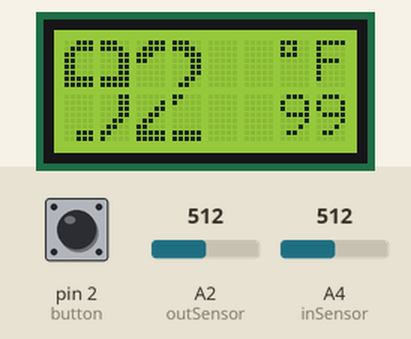
Bench run of a sketch on a simulated Arduino Uno, built with avr-gcc and run on an emulated ATmega328P. Shown: 8×2 character LCD. The inputs (shaded band) are chosen by the test bench; at power-on: pin 2 (button) HIGH, A2 (outSensor) = 512, A4 (inSensor) = 512.

Above: at 1.2 s.
1.3 s: pin 2 (button) pulled LOW for 0.15 s
At 1.7 s:
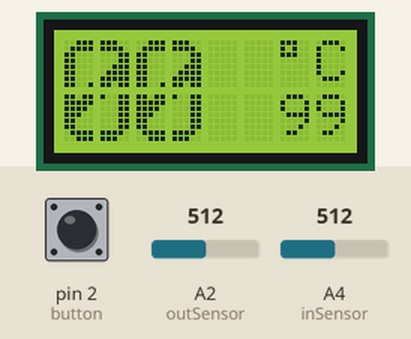
2.9 s: A2 (outSensor) set to 716
At 4.1 s:
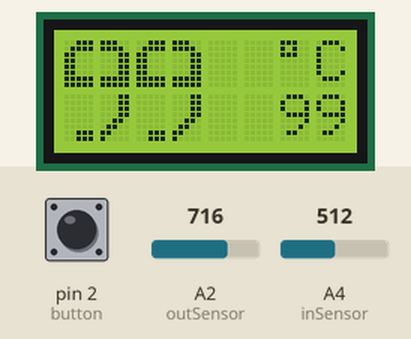
4.4 s: A2 (outSensor) set to 520
At 5.6 s:
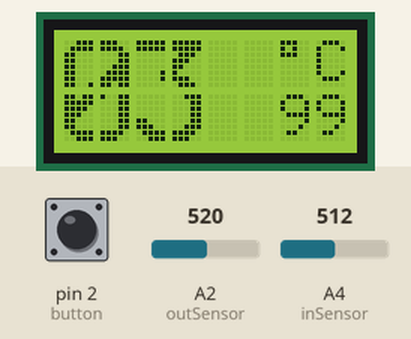
5.9 s: A2 (outSensor) set to 494
At 6.7 s:
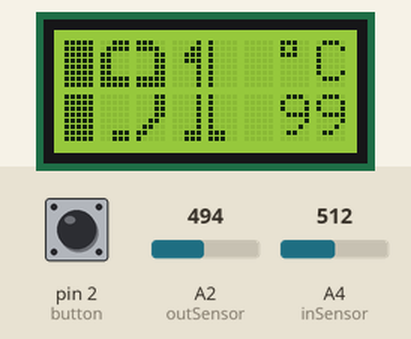
7.4 s: pin 2 (button) pulled LOW for 1 s
At 7.42 s:
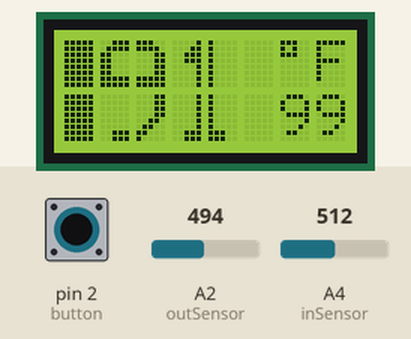
9.9 s: A4 (inSensor) set to 122
At 10.8 s:
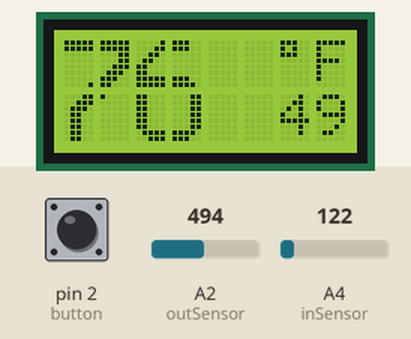
Timing chart, 0 to 12.4 s (numbered marks = the images above; inputs shaded):
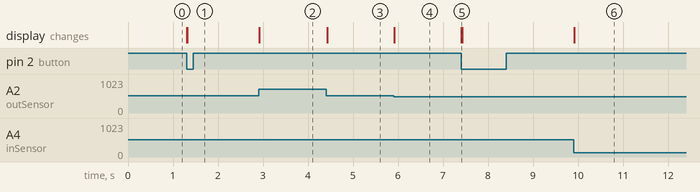

Measured:
- the behaviour switches between 512 and 511 on A2 (outSensor) (found by bisection; images 3 and 4)
- after the input at 1.3 s, the display: first changes at once (image 1 shows a later state)
- after the input at 2.9 s, the display: changes at once (image 2)
- after the input at 4.4 s, the display: changes at once (image 3)
- after the input at 5.9 s, the display: changes at once (image 4)
- after the input at 7.4 s, the display: changes at once (image 5)
- after the input at 9.9 s, the display: changes at once (image 6)

The sketch:

TempSensor.ino
```cpp
#include <LiquidCrystal.h>
#include <LowPower.h>
#include "NumbersData.h"
#include "DebugUtils.h"

//flags for modes
/*this flag turns on the interior
temp display section. To use the on board
sensor if intTempDisp is off, switch in and out
sensor pin declarations.*/
#define intTempDisp
//Debug mode is in the DebugUtils.h file
//to enable debug mode, uncomment line 1

//pin declarations
const int button = 2;
const int inSensor = A4;
const int outSensor = A2;
const int lcdRs = 3;
const int lcdEn = 4;
const int lcd4 = 5;
const int lcd5 = 6;
const int lcd6 = 9;
const int lcd7 = 8;
LiquidCrystal lcd(lcdRs, lcdEn, lcd4, lcd5, lcd6, lcd7);

void setup() {
  //start serial monitor if debug on
  DEBUG_BEGIN(9600);

  //set up pins
  pinMode(button, INPUT_PULLUP);
  pinMode(inSensor, INPUT);
  pinMode(outSensor, INPUT);
  pinMode(lcdRs, OUTPUT);
  pinMode(lcdEn, OUTPUT);
  pinMode(lcd4, OUTPUT);
  pinMode(lcd5, OUTPUT);
  pinMode(lcd6, OUTPUT);
  pinMode(lcd7, OUTPUT);

  //start the lcd
  lcd.begin(8,2);
  lcd.clear();
  lcd.noBlink();

  //set interrupt for button press
  attachInterrupt(digitalPinToInterrupt(button), changeUnit, FALLING);
}

boolean unitF = true;

void loop() {
  //read sensor and store temps
  float tempOut = analogRead(outSensor) * (5.0/1024.0);
  tempOut = ((tempOut - .5)*100.0);
  if(unitF){
    tempOut = (tempOut * 9.0/5.0) + 32.0;
  }

  //#if for the interior temp flag
  #if defined(intTempDisp)
    float inTemp = 0;
    inTemp = analogRead(inSensor) * (5.0/1024.0);
    inTemp = ((inTemp - .5)*100.0);
    if(unitF){
      inTemp = (inTemp * 9.0/5.0) + 32.0;
    }
    writeInTemp((int)inTemp);
  #endif

  //Get the different digits in an array
  int *outDigits = getValues((int)tempOut);

  //debug output TODO Figure the macro part out
  DEBUG_PRINTLN("Outside temp sensor: " + (String)tempOut);
  DEBUG_PRINT("Split Digits: ");
  DEBUG_PRINT(outDigits[0]);
  DEBUG_PRINT(outDigits[1]);
  DEBUG_PRINTLN(outDigits[2]);

  //write screen every iteration incase of temp change, will sleep for a while to cut power.
  writeScreen(outDigits);

  #ifndef DEBUG
    //Can sleep while waiting for an update if the screen doesn't need updated continuously.
    if(tempOut < 102){
      //low power mode for 8 seconds (max for the 328P)
      LowPower.idle(SLEEP_8S, ADC_OFF, TIMER2_OFF, TIMER1_OFF, TIMER0_OFF,
                  SPI_OFF, USART0_OFF, TWI_OFF);
    }
  #endif
}

//split number into separate digits
int * getValues(int orig){
  //allocate memory to store the split digits
  int* digits = new int [3];

  //if negative, first value is -1
  if(orig < 0){
    digits[0] = -1;
    orig *= -1;
  }else{
    digits[0] = 0;
  }
  for(int i=2; i>=0; --i){
    digits[i] = orig % 10;
    orig /= 10;
  }
  return digits;
}

void changeUnit(){
  //switch the unit flag when button pressed
  unitF = !unitF;
}

void writeScreen(int outDig[]){
  //setting up the custom chars
  //offset for a negative sign or another digit
  int prefixOffset = 0;

  //first digit in array will be a zero if not needed.
  if(outDig[0] == 1){
    //3 digits
    //display the first digit as a vertical line
    for(int i=0; i<=1; ++i){
      lcd.setCursor(0,i);
      lcd.write(0xFFFF);
    }
    ++prefixOffset;
  }else if(outDig[0] == -1){
    //display a negative sign and increase offset.
    lcd.setCursor(0,0);
    lcd.print("_");
    ++prefixOffset;
  }
  //2 digits
  //create the custom characters
  int charNum = 0;
  for(int i=1; i<3; ++i){
    for(int j=0; j<4; ++j){
      lcd.createChar(charNum, nums[outDig[i]][j]);
      ++charNum;
    }
  }

  //display the custom characters
  //charNum is for which byte needs chosen
  charNum = 0;
  //for 2 digits, increases by 2 to shift over a number space
  for(int i=0; i<3; i+=2){
    //j controls which row to place in
    for(int j=0; j<=1; ++j){
      //k is which column, which is added with i to offset a number, plus the prefix offset.
      for(int k=0; k<=1; ++k){
        lcd.setCursor(k+i+prefixOffset, j);
        //write the byte to the display and increment
        lcd.write(byte(charNum));
        ++charNum;
      }
    }
  }

  //clear the blank sections of the screen
  //in case switched from a 3 digit to 2 digit num
  if(prefixOffset == 0){
    for(int i=prefixOffset + 4; i<=5; ++i){
      for(int j=0; j<=1; ++j){
        lcd.setCursor(i, j);
        lcd.print(" ");
      }
    }
  }

  //clear the memory
  delete[] outDig;
  outDig = NULL;

  //add the units display
  lcd.setCursor(6,0);
  lcd.print((char)223);
  lcd.setCursor(7,0);
  if(unitF)
    lcd.write("F");
  else
    lcd.write("C");
}

#if defined(intTempDisp)
  void writeInTemp(int inTemp){
    DEBUG_PRINT("Interior temp: ");
    DEBUG_PRINTLN(inTemp);
    DEBUG_PRINTLN();
    //add the interior temp to screen
    int horiOffset = 6; //horizontal offset 6 moves to right side of screen
    int vertOffset = 1; //vertical offset 1 for lower row
    lcd.setCursor(horiOffset,vertOffset);
    if(inTemp < 100 && inTemp > -10){
      lcd.print(inTemp);
      return;
    }else if(inTemp >= 100){
      lcd.print("99");
      return;
    }else if(inTemp <= -10){
      lcd.print("-0");
    }
  }
#endif
```

DebugUtils.h
```cpp
//#define DEBUG

#ifdef DEBUG
  #define DEBUG_BEGIN(...) Serial.begin(__VA_ARGS__)
  #define DEBUG_PRINT(...) Serial.print(__VA_ARGS__)
  #define DEBUG_PRINTLN(...) Serial.println(__VA_ARGS__)
#else
  #define DEBUG_BEGIN(...)
  #define DEBUG_PRINT(...)
  #define DEBUG_PRINTLN(...)
#endif
```

NumbersData.h
```cpp
//NumbersData.h

#ifndef NUMBERS_DATA_H
#define NUMBERS_DATA_H

//all the byte data to display the numbers
byte nums[10][4][8] = {
{
{  B00111,  B01111,  B11000,  B11000,  B11000,  B11000,  B11000,  B11001
  },{  B11100,  B11110,  B00011,  B00011,  B00111,  B01111,  B11111,  B11011
  },{  B11011,  B11111,  B11110,  B11100,  B11000,  B11000,  B01111,  B00111
  },{  B10011,  B00011,  B00011,  B00011,  B00011,  B00011,  B11110,  B11100
  }
},{
{  B00001,  B00011,  B00111,  B00111,  B00001,  B00001,  B00001,  B00001
  },{  B10000,  B10000,  B10000,  B10000,  B10000,  B10000,  B10000,  B10000
  },{  B00001,  B00001,  B00001,  B00001,  B00001,  B00001,  B00111,  B00111
  },{  B10000,  B10000,  B10000,  B10000,  B10000,  B10000,  B11100,  B11100
  }
},{
{  B00111,  B01111,  B11100,  B11000,  B00000,  B00000,  B00000,  B00000
  },{  B11100,  B11110,  B00111,  B00011,  B00011,  B00011,  B00110,  B01100
  },{  B00000,  B00001,  B00011,  B00110,  B01100,  B11000,  B11111,  B11111
  },{  B11000,  B10000,  B00000,  B00000,  B00000,  B00000,  B11111,  B11111
  }
},{
{  B11111,  B11111,  B00000,  B00000,  B00000,  B00001,  B00001,  B00000
  },{  B11111,  B11111,  B01110,  B11100,  B11000,  B10000,  B11100,  B01110
  },{  B00000,  B00000,  B00000,  B00000,  B11000,  B11100,  B01111,  B00111
  },{  B00111,  B00011,  B00011,  B00011,  B00011,  B00111,  B11110,  B11100
  }
},{
{  B00000,  B00000,  B00001,  B00011,  B00110,  B01100,  B11000,  B11000
  },{  B01100,  B11100,  B11100,  B01100,  B01100,  B01100,  B01100,  B01100
  },{  B11111,  B11111,  B00000,  B00000,  B00000,  B00000,  B00000,  B00000
  },{  B11111,  B11111,  B01100,  B01100,  B01100,  B01100,  B01100,  B01100
  }
},{
{  B11111,  B11111,  B11000,  B11000,  B11000,  B11000,  B11111,  B11111
  },{  B11111,  B11111,  B00000,  B00000,  B00000,  B00000,  B11100,  B11110
  },{  B00000,  B00000,  B00000,  B00000,  B11000,  B11100,  B01111,  B00111
  },{  B00011,  B00011,  B00011,  B00011,  B00011,  B00111,  B11110,  B11100
  }
},{
{  B00001,  B00011,  B00110,  B01100,  B11000,  B11000,  B11111,  B11111
  },{  B11100,  B11100,  B00000,  B00000,  B00000,  B00000,  B11100,  B11110
  },{  B11000,  B11000,  B11000,  B11000,  B11000,  B11000,  B01111,  B00111
  },{  B00011,  B00011,  B00011,  B00011,  B00011,  B00011,  B11110,  B11100
  }
},{
{  B11111,  B11111,  B00000,  B00000,  B00000,  B00000,  B00000,  B00001
  },{  B11111,  B11111,  B00011,  B00011,  B00111,  B01110,  B11100,  B11000
  },{  B00011,  B00111,  B01110,  B01100,  B01100,  B01100,  B01100,  B01100
  },{  B10000,  B00000,  B00000,  B00000,  B00000,  B00000,  B00000,  B00000
  }
},{
{  B00111,  B01111,  B11000,  B11000,  B11000,  B11000,  B11000,  B00111
  },{  B11100,  B11110,  B00011,  B00011,  B00011,  B00011,  B00011,  B11100
  },{  B00111,  B11000,  B11000,  B11000,  B11000,  B11000,  B01111,  B00111
  },{  B11100,  B00011,  B00011,  B00011,  B00011,  B00011,  B11110,  B11100
  }
},{
{  B00111,  B01111,  B11000,  B11000,  B11000,  B11000,  B11111,  B11111
  },{  B11100,  B11110,  B00011,  B00011,  B00011,  B00011,  B11111,  B11111
  },{  B00000,  B00000,  B00000,  B00000,  B00000,  B00000,  B00111,  B00111
  },{  B00011,  B00011,  B00011,  B00011,  B00110,  B01100,  B11000,  B10000
  }
}
};

#endif
```
